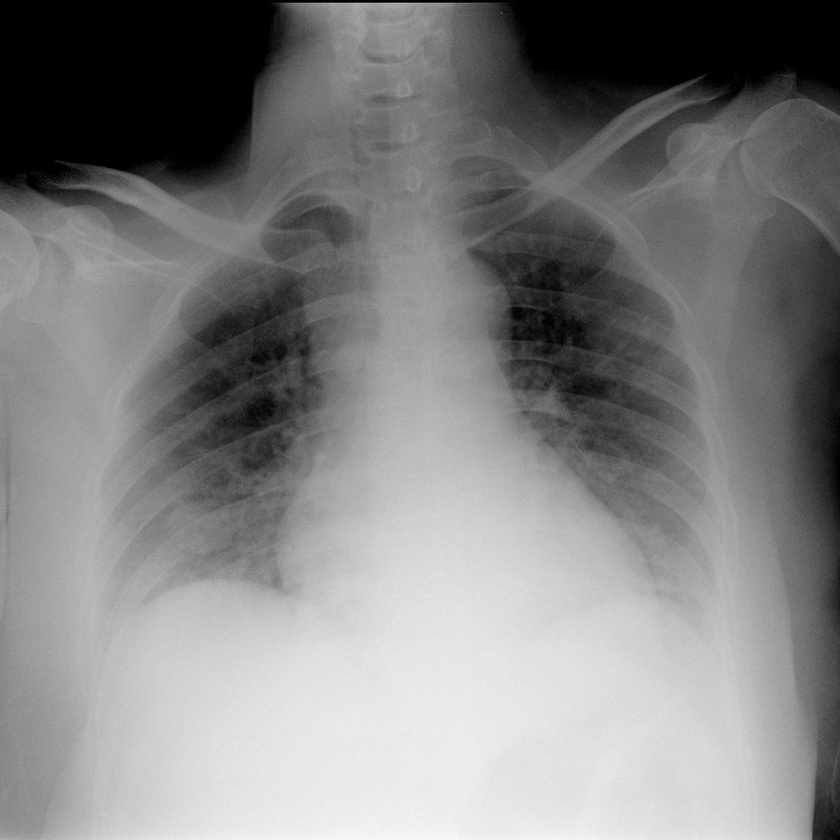
#> input picture Dataset/covid-(13).jpg, 840 x 840 px, shrunk from 1261 x 1262 before the run, found by its file name
$ jupyter execute hi_histogram_equalization.ipynb   (shell and % lines are left out)
#> lines starting #> are read from the running program, lines starting #| are printed output that depends on the picture
<a href="https://colab.research.google.com/github/hanifnurf/TKC_Covid19/blob/main/histogram/hi_histogram_equalization.ipynb" target="_parent"></a>

[cell 1]
import wget
url2 = "https://github.com/hanifnurf/TKC_Covid19/blob/main/Dataset/covid-(13).jpg?raw=true"
wget.download(url2)

[cell 2]
# import the necessary packages
import matplotlib.pyplot as plt
import argparse
import cv2

[cell 3]
def plt_imshow(title, image):
    # convert the image frame BGR to RGB color space and display it
	image = cv2.cvtColor(image, cv2.COLOR_BGR2RGB)
	plt.imshow(image)
	plt.title(title)
	plt.grid(False)
	plt.show()

[cell 4]
# since we are using Jupyter Notebooks we can replace our argument
# parsing code with *hard coded* arguments and values
args = {
    "image": "covid-(13).jpg"
}

[cell 5]
# load the input image from disk and convert it to grayscale
print("[INFO] loading input image...")
image = cv2.imread(args["image"])
#> image is the input picture: shape (840, 840, 3); min 0, max 250, mean 129.4
gray = cv2.cvtColor(image, cv2.COLOR_BGR2GRAY)

# apply histogram equalization
print("[INFO] performing histogram equalization...")
equalized = cv2.equalizeHist(gray)
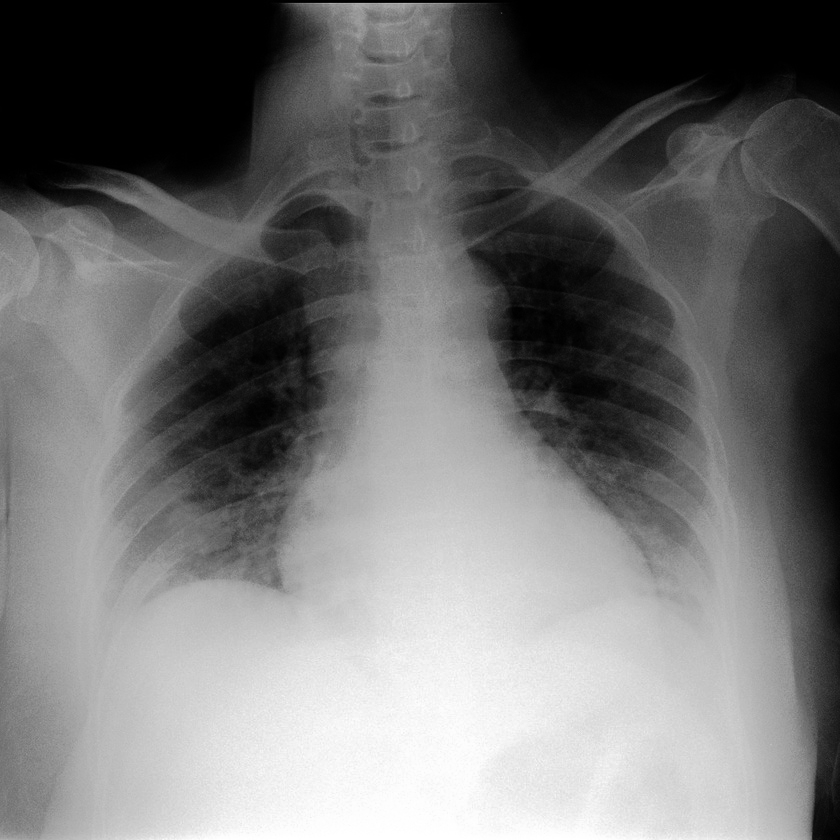
#> equalized: shape (840, 840); min 0, max 255, mean 116.4

[cell 6]
# show the original grayscale image and equalized image
plt_imshow("Input", gray)
plt_imshow("Histogram Equalization", equalized)

Implementing adaptive histogram equalization with OpenCV

[cell 7]
# since we are using Jupyter Notebooks we can replace our argument
# parsing code with *hard coded* arguments and values
args = {
    "image": "covid-(13).jpg",
    "clip": 2.0,
    "tile": 8
}

[cell 8]
# load the input image from disk and convert it to grayscale
print("[INFO] loading input image...")
image = cv2.imread(args["image"])
gray = cv2.cvtColor(image, cv2.COLOR_BGR2GRAY)

# apply CLAHE (Contrast Limited Adaptive Histogram Equalization)
print("[INFO] applying CLAHE...")
clahe = cv2.createCLAHE(clipLimit=args["clip"],
	tileGridSize=(args["tile"], args["tile"]))
equalized = clahe.apply(gray)
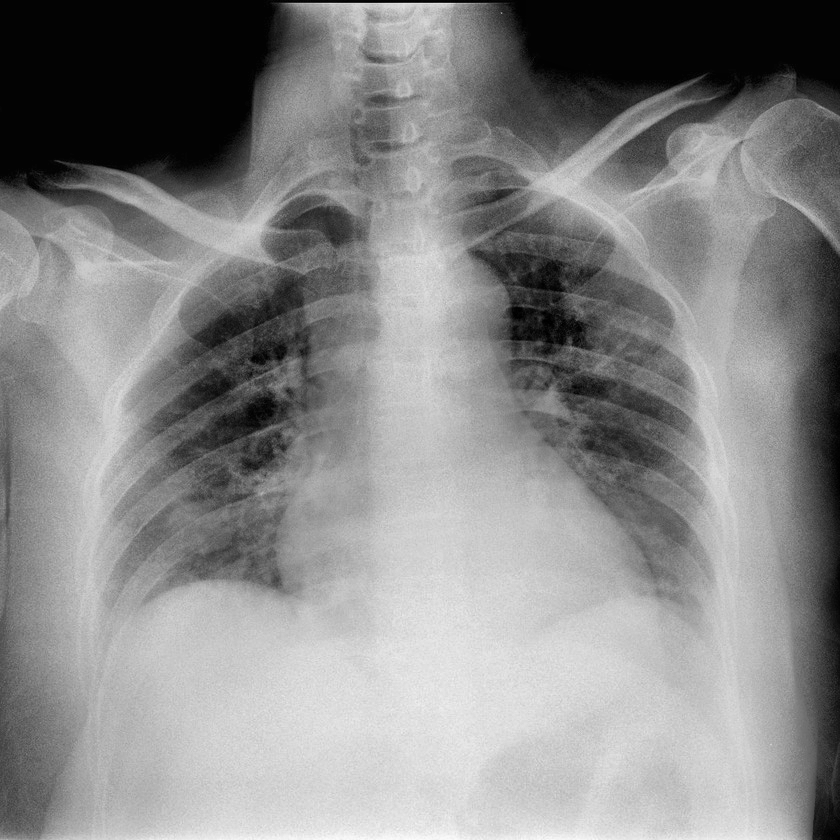
#> equalized: shape (840, 840); min 0, max 251, mean 135.7

[cell 9]
# show the original grayscale image and CLAHE output image
plt_imshow("Input", gray)
plt_imshow("CLAHE", equalized)

$ run again, with Dataset/IM-0215-0001.jpeg copied over Dataset/covid-(13).jpg
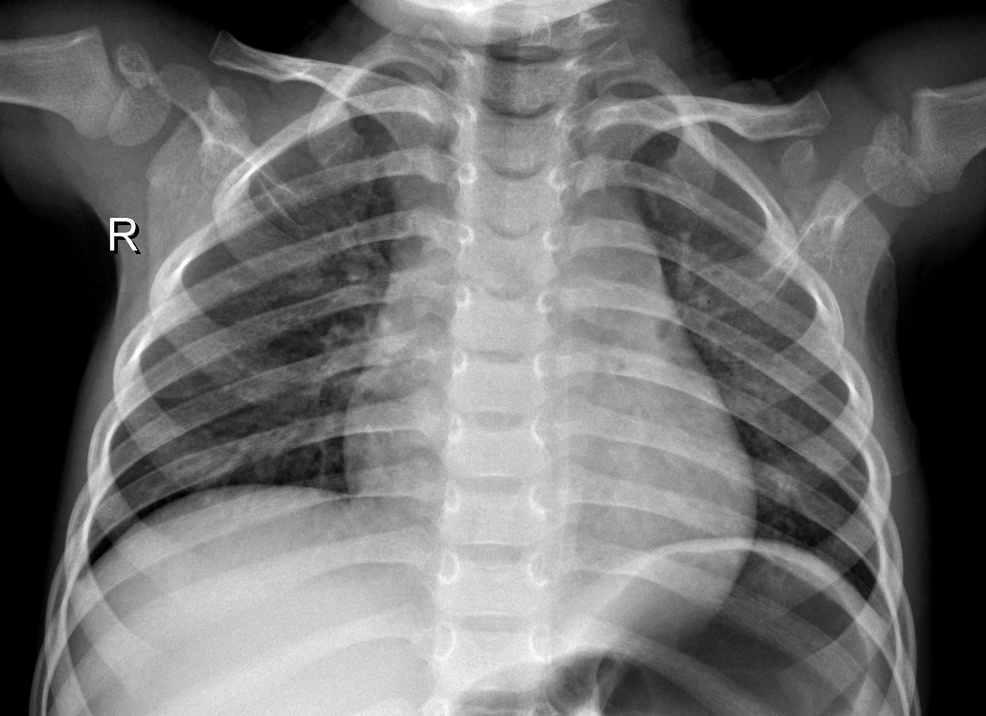
#> input picture Dataset/IM-0215-0001.jpeg, 986 x 716 px, shrunk from 1666 x 1209 before the run, found by its file name
#> image is the input picture: shape (716, 986, 3); min 0, max 255, mean 109.7
#> `equalized = cv2.equalizeHist(gray)`:
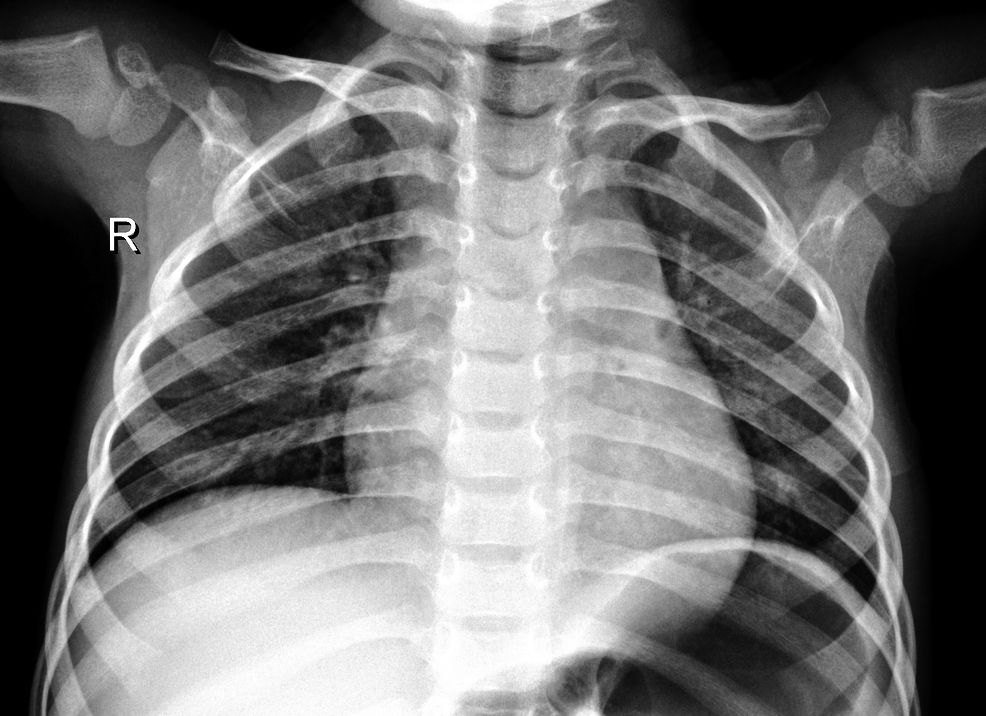
#> equalized: shape (716, 986); min 0, max 255, mean 114.3
#> `equalized = clahe.apply(gray)`:
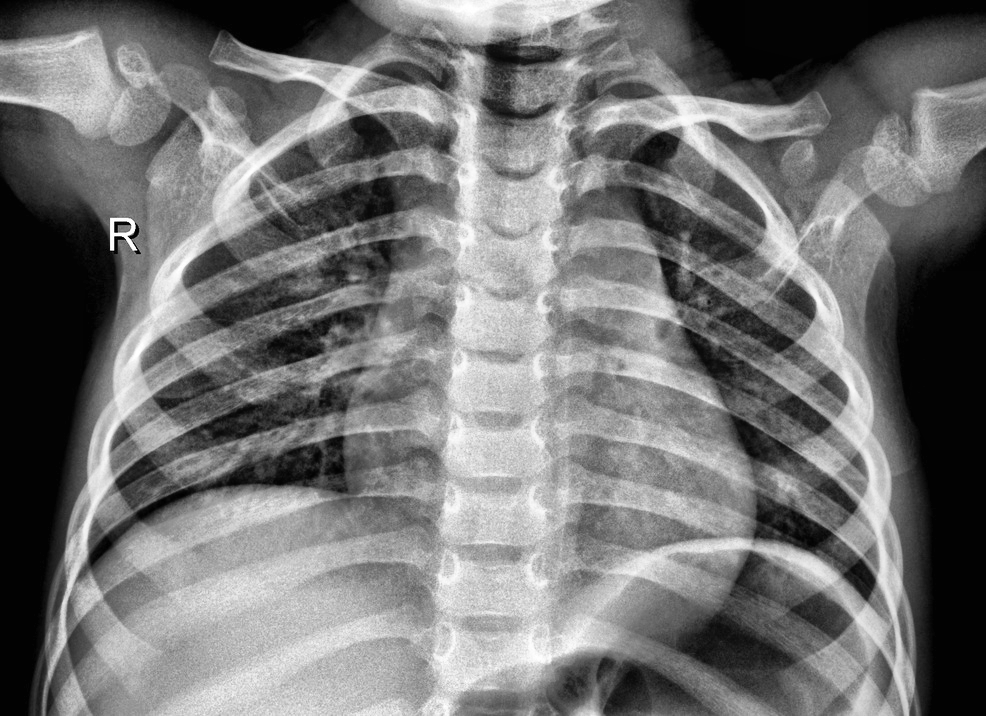
#> equalized: shape (716, 986); min 0, max 255, mean 116.2
